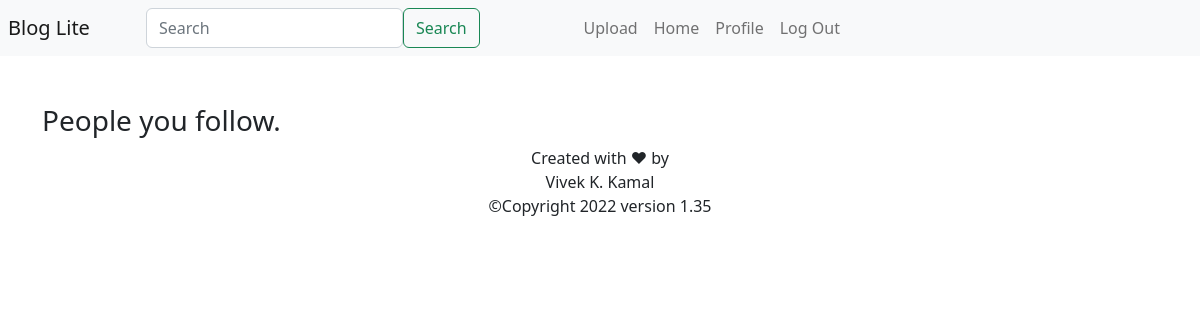
The page /following/vivek (signed in) on the database as committed earlier.
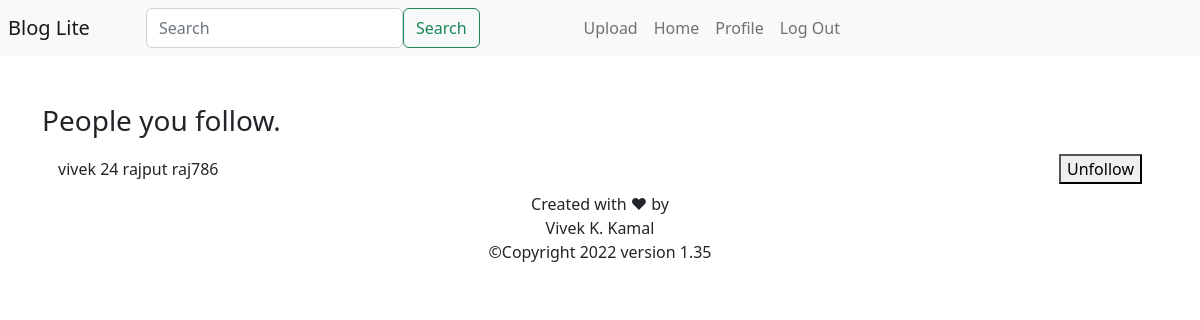
The same page on the database as committed later.
### Website/app_models.py (models this page shows)
class User(db.Model, UserMixin):
    id = db.Column(db.Integer, primary_key=True)
    name = db.Column(db.String(20))
    user_name = db.Column(db.String(20), unique=True)
    password = db.Column(db.String(20))
    profile_pic = db.Column(db.LargeBinary)
    followers = db.relationship('Follower')
    followings = db.relationship('Following')

class Following(db.Model):
    id = db.Column(db.Integer, primary_key=True)
    user_id = db.Column(db.Integer, db.ForeignKey('user.id'))
    following_id = db.Column(db.Integer)

### Website/app_auth.py (the view)
@app_auth.route('/following/<user_name>', methods=['GET', 'POST'])
@login_required
def following(user_name):
    user = User.query.filter_by(user_name=user_name).first()
    return render_template('following_page.html', user=user)

### Website/__init__.py (called while the page is built)
def create_app():
    app = Flask(__name__)
    app.config['SECRET_KEY'] = "It's Vivek"
    app.config['SQLALCHEMY_DATABASE_URI'] = f'sqlite:///{DB_NAME}'
    db.init_app(app)
    login_manager = LoginManager()
    login_manager.login_view = 'app_auth.login'
    login_manager.login_message = u"Log in to access the page"
    login_manager.init_app(app)
    @login_manager.user_loader
    def load_user(id):
        return User.query.get(int(id))
    from .app_views import app_views
    from .app_auth import app_auth
    app.register_blueprint(app_views, url_prefix='/')
    app.register_blueprint(app_auth, url_index='/')
    from .app_models import User, Post, Like, Comment, Following, Follower
    with app.app_context():
        db.create_all()
    return app

### Website/Templates/following_page.html (shortened to what this page needs)
{% extends "app_base.html" %}
{% block content %}
<h3>People you follow.</h3>
<ul class="list-group list-group-flush" id="notes">
    {% for flwg in user.followings %}
    <li class="list-group-item d-flex justify-content-between align-items-center">
        {{ user.user_name }}
        {{ flwg.id }} {{ user.query.filter_by(id=flwg.following_id).first().name }}
        {{ user.query.filter_by(id=flwg.following_id).first().user_name }}
        <button type="button" onClick="unFollowFromFollowingPage('{{ flwg.id }}', '{{ user.user_name }}')">
            Unfollow
        </button>
    </li>
    {% endfor %}
</ul>
{% endblock %}

Rows that differ between the two databases and show on the page:
added Following: id "24"
now on this page (row unchanged): User: user_name "vivek"
now on this page (row unchanged): User: query.filter_by "rajput", query.filter_by "raj786"
